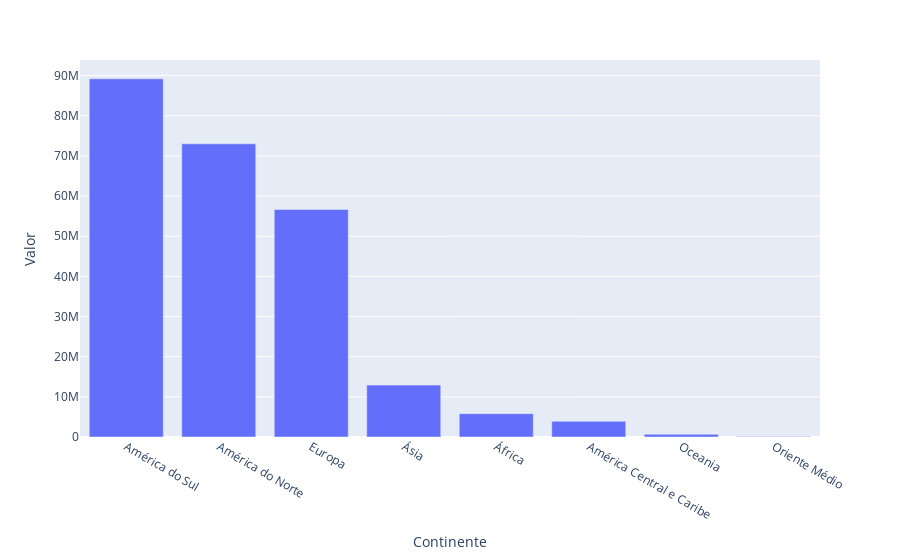

The cell this chart's notebook holds for it:
### Code cell
fig = px.bar(df_aux3, x="Continente", y="Valor")
fig.show()

### Figure 1 — Plotly figure (JSON) as saved in the notebook; plotly's stock layout.template omitted (floating-point values rounded to 4 significant figures)
{"data": [{"alignmentgroup": "True", "hovertemplate": "Continente=%{x}<br>Valor=%{y}<extra></extra>", "legendgroup": "", "marker": {"color": "#636efa", "pattern": {"shape": ""}}, "name": "", "offsetgroup": "", "orientation": "v", "showlegend": false, "textposition": "auto", "type": "bar", "x": ["América do Sul", "América do Norte", "Europa", "Ásia", "África", "América Central e Caribe", "Oceania", "Oriente Médio"], "xaxis": "x", "y": [89185960, 73015546, 56643566, 12926829, 5811016, 3910774, 666415, 135873], "yaxis": "y"}], "layout": {"barmode": "relative", "legend": {"tracegroupgap": 0}, "margin": {"t": 60}, "xaxis": {"anchor": "y", "domain": [0, 1], "title": {"text": "Continente"}}, "yaxis": {"anchor": "x", "domain": [0, 1], "title": {"text": "Valor"}}}}
